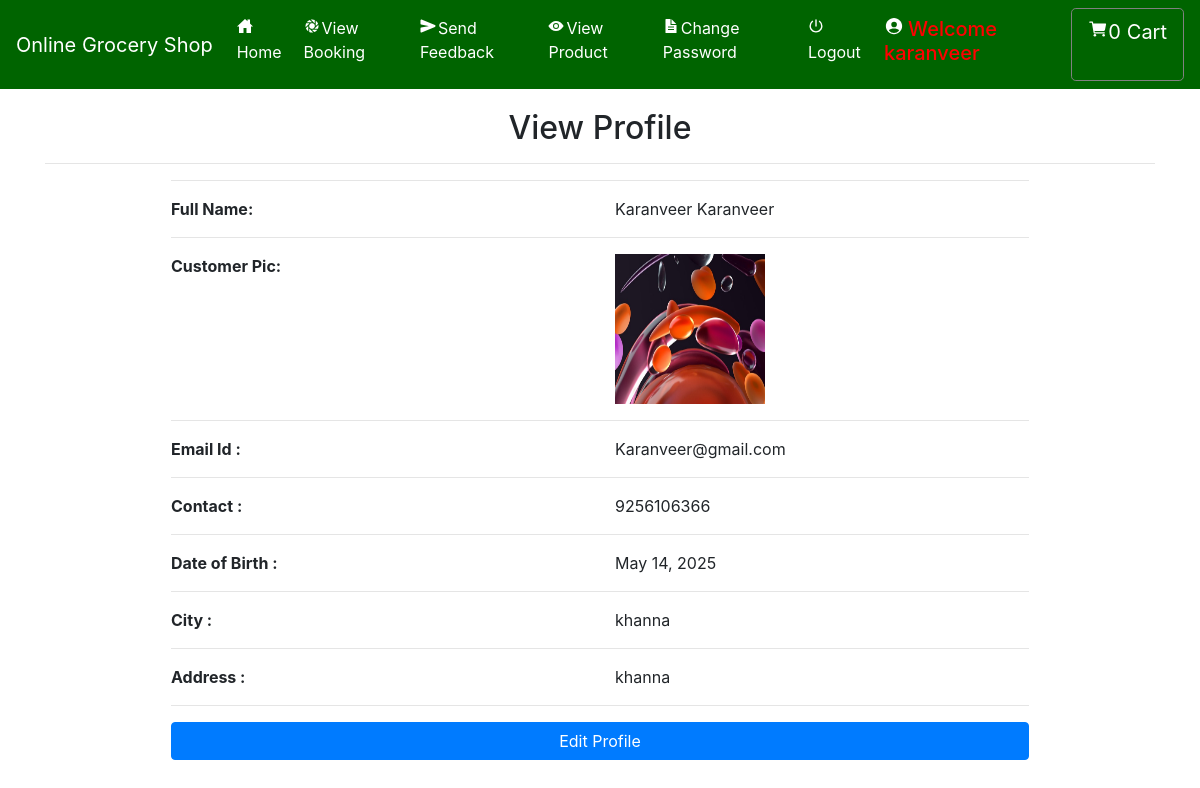
The page /profile (signed in) on the database its author committed.
### grocery/models.py (models this page shows, shortened)
class Profile(models.Model):
    user = models.ForeignKey(User, on_delete=models.CASCADE, null=True)
    dob = models.DateField(null=True)
    city = models.CharField(max_length=30, null=True)
    address = models.CharField(max_length=50, null=True)
    contact = models.CharField(max_length=10, null=True)
    image = models.FileField(null=True)

### grocery/views.py (the view)
# urls.py: path('profile', profile, name='profile'),
def profile(request):
    if not request.user.is_authenticated:
        return redirect('login')
    user = User.objects.get(id=request.user.id)
    pro = Profile.objects.get(user=user)
    cart=""
    try:
        cart = Cart.objects.get(profile=pro)
    except:
        pass
    num1 = 0
    total = 0
    for i in cart:
        total += i.product.price
        num1 += 1
    user = User.objects.get(id=request.user.id)
    pro = Profile.objects.get(user=user)
    d={'pro':pro,'user':user,'num1':num1,'total':total}
    return render(request,'profile.html',d)

### grocery/templates/profile.html
{% extends 'navigation.html' %}
{% load static %}
{% block body %}
<div class="container">
    <h2 style="margin-top:20px" align="center">View Profile</h2><hr>
<div  class="container-fluid" style="width:80%;margin-bottom:5%">
    <hr><div class="row">
        <div class="col-md-6">
            <strong>Full Name:</strong>
        </div>
        <div class="col-md-6">
            {{pro.user.first_name}} {{pro.user.last_name}}
        </div>
    </div><hr>
     <div class="row">
        <div class="col-md-6">
            <strong>Customer Pic:</strong>
        </div>
        <div class="col-md-6">
           <img src="{{pro.image.url}}" style="width:150px;height:150px">
        </div>
    </div><hr>
    <div class="row">
        <div class="col-md-6">
            <strong>Email Id :</strong>
        </div>
        <div class="col-md-6">
            {{pro.user.email}}
        </div>
    </div><hr>
     <div class="row">
        <div class="col-md-6">
            <strong>Contact :</strong>
        </div>
        <div class="col-md-6">
            {{pro.contact}}
        </div>
     </div><hr>
    <div class="row">
        <div class="col-md-6">
            <strong>Date of Birth :</strong>
        </div>
        <div class="col-md-6">
            {{pro.dob}}
        </div>
    </div><hr>
     <div class="row">
        <div class="col-md-6">
            <strong>City :</strong>
        </div>
        <div class="col-md-6">
            {{pro.city}}
        </div>
     </div><hr><div class="row">
        <div class="col-md-6">
            <strong>Address :</strong>
        </div>
        <div class="col-md-6">
            {{pro.address}}
        </div>
    </div><hr>
    <a href="{% url 'edit_profile' %}"><button class="btn btn-primary" style="width:100%;margin-bottom:5%">Edit Profile</button></a>
</div>
</div>
{% endblock %}

### grocery/templates/navigation.html (style rules this page uses)
* { box-sizing: border-box; }

### rows shown on the page
Profile: user.first_name "Karanveer", user.last_name "Karanveer", image (picture), user.email "Karanveer@gmail.com", contact "9256106366", dob "May 14, 2025", city "khanna", address "khanna"

### other values the page prints
{{ num1 }} "0"
